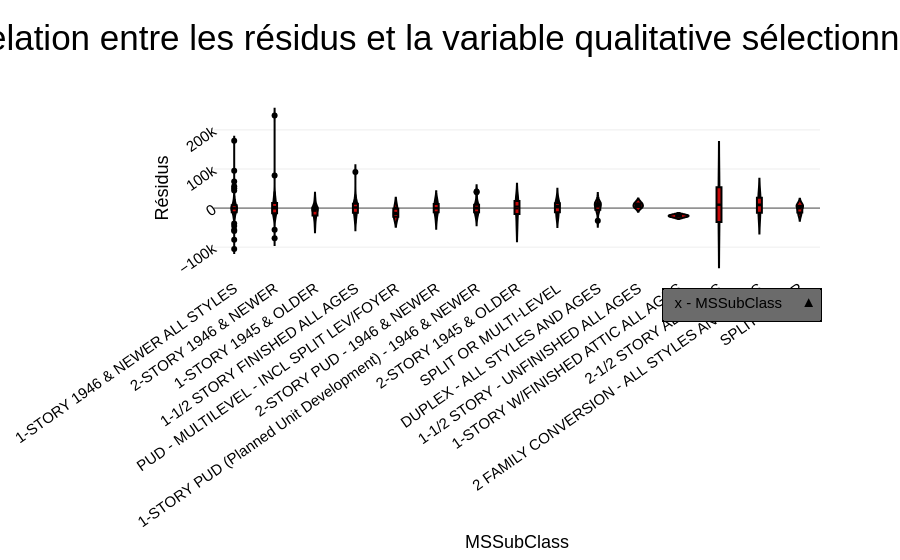

Write notebook code for a chart like this one.
### Markdown cell above
### Résidus en fonction des variables qualitatives sélectionnées

### Code cell
categorical_cols = [col for col in df_test.columns if df_test[col].dtype == "object"]

violin(df_test, "MSSubClass", "residus", categorical_cols)

### Figure 1 — Plotly figure (JSON) as saved in the notebook; plotly's stock layout.template omitted (floating-point values rounded to 4 significant figures; data arrays with more than 128 entries replaced by an {"elided": "..."} marker saying what was removed)
{"data": [{"box": {"visible": true}, "fillcolor": "rgb(200, 10, 10)", "line": {"color": "black"}, "marker": {"color": "black"}, "meanline": {"visible": true}, "type": "violin", "x": {"elided": "365 str values"}, "y": {"elided": "365 float values"}}], "layout": {"title": {"text": "Relation entre les résidus et la variable qualitative sélectionnée"}, "updatemenus": [{"bgcolor": "#6B6B6B", "bordercolor": "#000000", "borderwidth": 1.5, "buttons": [{"args": [{"x": {"elided": "1x365 str values"}}, {"xaxis": {"title": "MSSubClass"}}], "label": "x - MSSubClass", "method": "update"}, {"args": [{"x": {"elided": "1x365 str values"}}, {"xaxis": {"title": "MSZoning"}}], "label": "x - MSZoning", "method": "update"}, {"args": [{"x": {"elided": "1x365 str values"}}, {"xaxis": {"title": "Street"}}], "label": "x - Street", "method": "update"}, {"args": [{"x": {"elided": "1x365 str values"}}, {"xaxis": {"title": "Alley"}}], "label": "x - Alley", "method": "update"}, {"args": [{"x": {"elided": "1x365 str values"}}, {"xaxis": {"title": "LotShape"}}], "label": "x - LotShape", "method": "update"}, {"args": [{"x": {"elided": "1x365 str values"}}, {"xaxis": {"title": "LandContour"}}], "label": "x - LandContour", "method": "update"}, {"args": [{"x": {"elided": "1x365 str values"}}, {"xaxis": {"title": "Utilities"}}], "label": "x - Utilities", "method": "update"}, {"args": [{"x": {"elided": "1x365 str values"}}, {"xaxis": {"title": "LotConfig"}}], "label": "x - LotConfig", "method": "update"}, {"args": [{"x": {"elided": "1x365 str values"}}, {"xaxis": {"title": "LandSlope"}}], "label": "x - LandSlope", "method": "update"}, {"args": [{"x": {"elided": "1x365 str values"}}, {"xaxis": {"title": "Neighborhood"}}], "label": "x - Neighborhood", "method": "update"}, {"args": [{"x": {"elided": "1x365 str values"}}, {"xaxis": {"title": "Condition1"}}], "label": "x - Condition1", "method": "update"}, {"args": [{"x": {"elided": "1x365 str values"}}, {"xaxis": {"title": "Condition2"}}], "label": "x - Condition2", "method": "update"}, {"args": [{"x": {"elided": "1x365 str values"}}, {"xaxis": {"title": "BldgType"}}], "label": "x - BldgType", "method": "update"}, {"args": [{"x": {"elided": "1x365 str values"}}, {"xaxis": {"title": "HouseStyle"}}], "label": "x - HouseStyle", "method": "update"}, {"args": [{"x": {"elided": "1x365 str values"}}, {"xaxis": {"title": "OverallQual"}}], "label": "x - OverallQual", "method": "update"}, {"args": [{"x": {"elided": "1x365 str values"}}, {"xaxis": {"title": "OverallCond"}}], "label": "x - OverallCond", "method": "update"}, {"args": [{"x": {"elided": "1x365 str values"}}, {"xaxis": {"title": "RoofStyle"}}], "label": "x - RoofStyle", "method": "update"}, {"args": [{"x": {"elided": "1x365 str values"}}, {"xaxis": {"title": "RoofMatl"}}], "label": "x - RoofMatl", "method": "update"}, {"args": [{"x": {"elided": "1x365 str values"}}, {"xaxis": {"title": "Exterior1st"}}], "label": "x - Exterior1st", "method": "update"}, {"args": [{"x": {"elided": "1x365 str values"}}, {"xaxis": {"title": "Exterior2nd"}}], "label": "x - Exterior2nd", "method": "update"}, {"args": [{"x": {"elided": "1x365 str values"}}, {"xaxis": {"title": "MasVnrType"}}], "label": "x - MasVnrType", "method": "update"}, {"args": [{"x": {"elided": "1x365 str values"}}, {"xaxis": {"title": "ExterQual"}}], "label": "x - ExterQual", "method": "update"}, {"args": [{"x": {"elided": "1x365 str values"}}, {"xaxis": {"title": "ExterCond"}}], "label": "x - ExterCond", "method": "update"}, {"args": [{"x": {"elided": "1x365 str values"}}, {"xaxis": {"title": "Foundation"}}], "label": "x - Foundation", "method": "update"}, {"args": [{"x": {"elided": "1x365 str values"}}, {"xaxis": {"title": "BsmtQual"}}], "label": "x - BsmtQual", "method": "update"}, {"args": [{"x": {"elided": "1x365 str values"}}, {"xaxis": {"title": "BsmtCond"}}], "label": "x - BsmtCond", "method": "update"}, {"args": [{"x": {"elided": "1x365 str values"}}, {"xaxis": {"title": "BsmtExposure"}}], "label": "x - BsmtExposure", "method": "update"}, {"args": [{"x": {"elided": "1x365 str values"}}, {"xaxis": {"title": "BsmtFinType1"}}], "label": "x - BsmtFinType1", "method": "update"}, {"args": [{"x": {"elided": "1x365 str values"}}, {"xaxis": {"title": "BsmtFinType2"}}], "label": "x - BsmtFinType2", "method": "update"}, {"args": [{"x": {"elided": "1x365 str values"}}, {"xaxis": {"title": "Heating"}}], "label": "x - Heating", "method": "update"}, {"args": [{"x": {"elided": "1x365 str values"}}, {"xaxis": {"title": "HeatingQC"}}], "label": "x - HeatingQC", "method": "update"}, {"args": [{"x": {"elided": "1x365 str values"}}, {"xaxis": {"title": "CentralAir"}}], "label": "x - CentralAir", "method": "update"}, {"args": [{"x": {"elided": "1x365 str values"}}, {"xaxis": {"title": "Electrical"}}], "label": "x - Electrical", "method": "update"}, {"args": [{"x": {"elided": "1x365 str values"}}, {"xaxis": {"title": "KitchenQual"}}], "label": "x - KitchenQual", "method": "update"}, {"args": [{"x": {"elided": "1x365 str values"}}, {"xaxis": {"title": "Functional"}}], "label": "x - Functional", "method": "update"}, {"args": [{"x": {"elided": "1x365 str values"}}, {"xaxis": {"title": "FireplaceQu"}}], "label": "x - FireplaceQu", "method": "update"}, {"args": [{"x": {"elided": "1x365 str values"}}, {"xaxis": {"title": "GarageType"}}], "label": "x - GarageType", "method": "update"}, {"args": [{"x": {"elided": "1x365 str values"}}, {"xaxis": {"title": "GarageFinish"}}], "label": "x - GarageFinish", "method": "update"}, {"args": [{"x": {"elided": "1x365 str values"}}, {"xaxis": {"title": "GarageQual"}}], "label": "x - GarageQual", "method": "update"}, {"args": [{"x": {"elided": "1x365 str values"}}, {"xaxis": {"title": "GarageCond"}}], "label": "x - GarageCond", "method": "update"}, {"args": [{"x": {"elided": "1x365 str values"}}, {"xaxis": {"title": "PavedDrive"}}], "label": "x - PavedDrive", "method": "update"}, {"args": [{"x": {"elided": "1x365 str values"}}, {"xaxis": {"title": "PoolQC"}}], "label": "x - PoolQC", "method": "update"}, {"args": [{"x": {"elided": "1x365 str values"}}, {"xaxis": {"title": "Fence"}}], "label": "x - Fence", "method": "update"}, {"args": [{"x": {"elided": "1x365 str values"}}, {"xaxis": {"title": "MiscFeature"}}], "label": "x - MiscFeature", "method": "update"}, {"args": [{"x": {"elided": "1x365 str values"}}, {"xaxis": {"title": "MoSold"}}], "label": "x - MoSold", "method": "update"}, {"args": [{"x": {"elided": "1x365 str values"}}, {"xaxis": {"title": "YrSold"}}], "label": "x - YrSold", "method": "update"}, {"args": [{"x": {"elided": "1x365 str values"}}, {"xaxis": {"title": "SaleType"}}], "label": "x - SaleType", "method": "update"}, {"args": [{"x": {"elided": "1x365 str values"}}, {"xaxis": {"title": "SaleCondition"}}], "label": "x - SaleCondition", "method": "update"}], "direction": "up", "showactive": true, "x": 1, "xanchor": "right", "y": -0.25, "yanchor": "bottom"}], "xaxis": {"title": {"text": "MSSubClass"}}, "yaxis": {"title": {"text": "Résidus"}}}}
